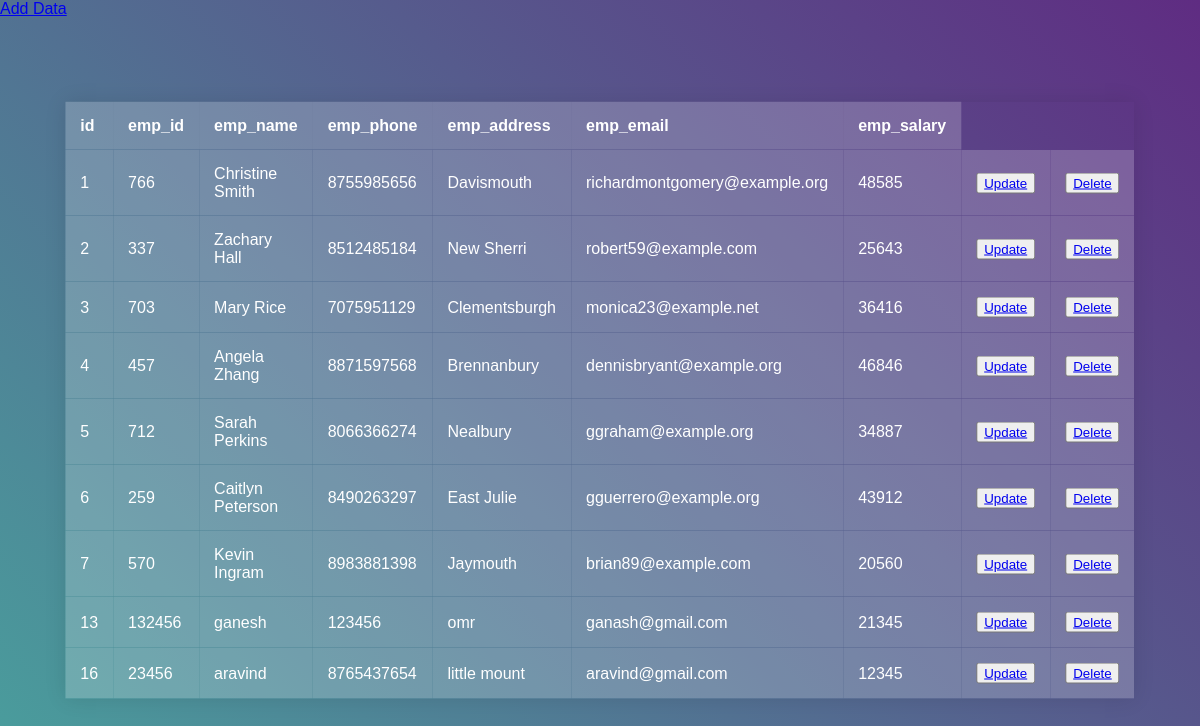
The app's page /curd/emp/ with its own data.
### CURDApp/models.py (models this page shows, shortened)
class EmployeeRegister(models.Model):
    emp_id = models.IntegerField()
    emp_name = models.CharField(max_length=23)
    emp_phone = models.IntegerField()
    emp_address = models.CharField(max_length=20)
    emp_email = models.EmailField()
    emp_salary = models.IntegerField()

### CURDApp/views.py (the view)
# urls.py: path('emp/', views.getEmployeeDetails),
def getEmployeeDetails(request):
    empDetails = EmployeeRegister.objects.all()
    return render(request, "CURDApp/empdetails.html", context={"empDetails": empDetails})

### templates/CURDApp/empDetails.html (shortened to what this page needs)
<!DOCTYPE html>
<html lang="en">
<head>
    {% load static %}
    <link rel="stylesheet" href="{% static 'Css/Test.css' %}">
</head>
<body>
<table class="container">
    <tr>
        <th>id</th>
        <th>emp_id</th>
        <th>emp_name</th>
        <th>emp_phone</th>
        <th>emp_address</th>
        <th>emp_email</th>
        <th>emp_salary</th>
    </tr>
    <tr>
        {% for i in empDetails %}
        <td>{{i.id}}</td>
        <td>{{i.emp_id}}</td>
        <td>{{i.emp_name}}</td>
        <td>{{i.emp_phone}}</td>
        <td>{{i.emp_address}}</td>
        <td>{{i.emp_email}}</td>
        <td>{{i.emp_salary}}</td>
        <td><button><a href="/curd/updateemp/{{i.id}}">Update</a></button></td>
        <td><button><a href="/curd/delemp/{{i.id}}">Delete</a></button></td>
    </tr>
    {% endfor %}
</table>
 <a href="/curd/newemp/">Add Data</a>
</body>
</html>

### Static/Css/Test.css (style rules this page uses)
html, body { height: 100%; }
body { color: blue; margin: 0; background: linear-gradient(45deg, #49a09d, #5f2c82); font-family: sans-serif; font-weight: 100; }
.container { position: absolute; top: 50%; left: 50%; transform: translate(-50%, -50%); }
table { width: 800px; border-collapse: collapse; overflow: hidden; box-shadow: 0 0 20px rgba(0,0,0,0.1); }
th, td { padding: 15px; background-color: rgba(255,255,255,0.2); color: #fff; }
th { text-align: left; }

### records on screen
EmployeeRegister: id "1", emp_id "766", emp_name "Christine Smith", emp_phone "8755985656", emp_address "Davismouth", emp_email "richardmontgomery@example.org", emp_salary "48585"
EmployeeRegister: id "2", emp_id "337", emp_name "Zachary Hall", emp_phone "8512485184", emp_address "New Sherri", emp_email "robert59@example.com", emp_salary "25643"
EmployeeRegister: id "3", emp_id "703", emp_name "Mary Rice", emp_phone "7075951129", emp_address "Clementsburgh", emp_email "monica23@example.net", emp_salary "36416"
EmployeeRegister: id "4", emp_id "457", emp_name "Angela Zhang", emp_phone "8871597568", emp_address "Brennanbury", emp_email "dennisbryant@example.org", emp_salary "46846"
EmployeeRegister: id "5", emp_id "712", emp_name "Sarah Perkins", emp_phone "8066366274", emp_address "Nealbury", emp_email "ggraham@example.org", emp_salary "34887"
EmployeeRegister: id "6", emp_id "259", emp_name "Caitlyn Peterson", emp_phone "8490263297", emp_address "East Julie", emp_email "gguerrero@example.org", emp_salary "43912"
EmployeeRegister: id "7", emp_id "570", emp_name "Kevin Ingram", emp_phone "8983881398", emp_address "Jaymouth", emp_email "brian89@example.com", emp_salary "20560"
EmployeeRegister: id "13", emp_id "132456", emp_name "ganesh", emp_phone "123456", emp_address "omr", emp_email "ganash@gmail.com", emp_salary "21345"
EmployeeRegister: id "16", emp_id "23456", emp_name "aravind", emp_phone "8765437654", emp_address "little mount", emp_email "aravind@gmail.com", emp_salary "12345"
